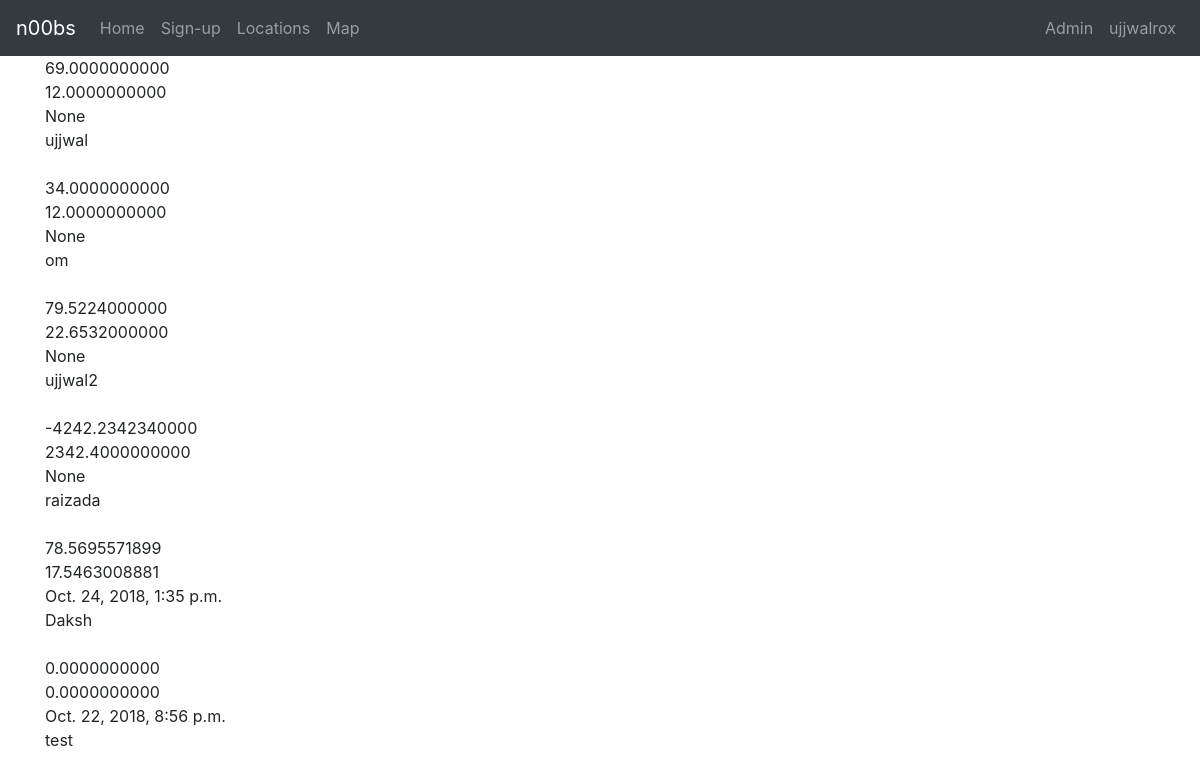
/locations/ (signed in), run on the app's committed database.
### panic/models.py (models this page shows, shortened)
class Location(models.Model):
    account = models.OneToOneField('Account', on_delete=models.CASCADE)
    lat = models.DecimalField(default=0, max_digits=15, decimal_places=10)
    lng = models.DecimalField(default=0, max_digits=15, decimal_places=10)
    time = models.DateTimeField(auto_now=True)

class Account(models.Model):
    user = models.OneToOneField(
        User,
        on_delete=models.CASCADE,
        primary_key=True,
    )
    first_name = models.CharField(max_length=100, null=True)
    country = models.CharField(max_length=100, null=True)
    last_name = models.CharField(max_length=100, null=True)

### panic/views.py (the view)
# urls.py: path('locations/', views.locations, name='locations'),
def locations(request):
    locations = Location.objects.all()
    return render(
        request,
        'locations.html',
        {'locations': locations}
    )

### panic/templates/locations.html
{% extends "base.html" %}
{% block content %}
	<div class="container">
		{% for location in locations %}
			{{location.lng}}
			<br>
			{{location.lat}}
			<br>
			{{location.time}}
			<br>
			{{location.account.user.username}}
			<br><br>
		{% endfor %}
	</div>
{% endblock %}

### panic/templates/base.html (shortened to what this page needs)
<link rel="stylesheet" href="https://maxcdn.bootstrapcdn.com/bootstrap/4.1.3/css/bootstrap.min.css">
<nav class="navbar navbar-expand-md bg-dark navbar-dark">
  <a class="navbar-brand" href="#">n00bs</a>
  <div class="collapse navbar-collapse" id="collapsibleNavbar">
    <ul class="navbar-nav">
      <li class="nav-item">
        <a class="nav-link" href="{% url 'index' %}">Home</a>
      </li>
      <li class="nav-item">
        <a class="nav-link" href="{% url 'SignUp' %}">Sign-up</a>
      </li>
      <li class="nav-item">
        <a class="nav-link" href="{% url 'locations' %}">Locations</a>
      </li>
      <li class="nav-item">
        <a class="nav-link" href="{% url 'map' %}">Map</a>
      </li>
    </ul>
    <ul class="navbar-nav ml-auto">
      <li class="nav-item">
        <a class="nav-link" href="/admin"> Admin</a>
      </li>
      {% if user.username != "" %}
        <li class="nav-item">
          <a class="nav-link" href="#">
            {{ user.username }}
          </a>
        </li>
      {% endif %}
    </ul>
  </div>
</nav>
{% block content %}{% endblock %}
</body>
</html>

### data on the page
Location: lng "69.0000000000", lat "12.0000000000", time "None", account.user.username "ujjwal"
Location: lng "34.0000000000", lat "12.0000000000", time "None", account.user.username "om"
Location: lng "79.5224000000", lat "22.6532000000", time "None", account.user.username "ujjwal2"
Location: lng "-4242.2342340000", lat "2342.4000000000", time "None", account.user.username "raizada"
Location: lng "78.5695571899", lat "17.5463008881", time "Oct. 24, 2018, 1:35 p.m.", account.user.username "Daksh"
Location: lng "0.0000000000", lat "0.0000000000", time "Oct. 22, 2018, 8:56 p.m.", account.user.username "test"

### other printed values
{{ user.username }} "ujjwalrox"
